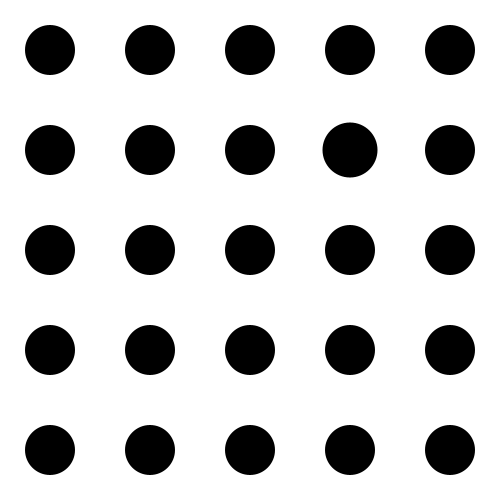
Frame 1 (no input)
Frame 60 (the mouse pressed at the canvas centre just before this capture): identical to frame 1, image omitted
Frame 120 (the mouse held since frame 60 and released just before this capture): identical to frame 1, image omitted

The Processing sketch that drew this single still picture (run headless with seeded random() and noise(); from frame 60 on, the mouse is pressed at the canvas centre):

// Processing sketch: spot_the_difference
// ── spot_the_difference.pde
/*  
 spot_the_difference
 Game Building Blocks for Processing
 (c) 2013 Brad Tober [http://www.bradtober.com]
 Licensed under The MIT License
 */

boolean level1 = true;                                                                             // whether level1 is active or not
boolean level2;                                                                                    // whether level2 is active or not
boolean level3;                                                                                    // whether level3 is active or not
int level1x, level1y, level2x, level2y, level3x, level3y;                                          // row and column coordinates for the different object in each level
int items = 5;                                                                                     // number of rows and columns
int interval;                                                                                      // column width
int shapeDim = 50;                                                                                 // object size

void setup() {
  size(500, 500);
  smooth();
  noStroke();
  interval = width/items;                                                                          // calculate column width
  level1x = floor(random(0, 5));                                                                // choose the random column for the different level1 object
  level1y = floor(random(0, 5));                                                                // choose the random row for the different level1 object
  level2x = floor(random(0, 5));                                                                // choose the random column for the different level2 object
  level2y = floor(random(0, 5));                                                                // choose the random row for the different level2 object
  level3x = floor(random(0, 5));                                                                // choose the random column for the different level3 object
  level3y = floor(random(0, 5));                                                                // choose the random row for the different level3 object
  println("Click on the object that differs from the rest in each level.");
}

void draw() {
  background(255);
  fill(0);
  if (level1) {                                                                                     // if level1 is active
    for (int i = 0; i < items; i++) {
      for (int j = 0; j < items; j++) {
        if (i == level1x && j == level1y) {
          ellipse((i * 100) + interval/2, (j * 100) + interval/2, shapeDim * 1.1, shapeDim * 1.1);  // draw the different object for level1 (slightly larger size)
        } 
        else {
          ellipse((i * 100) + interval/2, (j * 100) + interval/2, shapeDim, shapeDim);              // draw the other level1 objects
        }
      }
    }
    if (mousePressed
      && mouseX > ((level1x * 100) + interval/2) - shapeDim/2
      && mouseX < ((level1x * 100) + interval/2) + shapeDim/2
      && mouseY > ((level1y * 100) + interval/2) - shapeDim/2
      && mouseY < ((level1y * 100) + interval/2) + shapeDim/2) {                                    // if the player clicks on the different object
      println("You found it! Level 1 complete.");
      level1 = false;                                                                               // end level 1
      level2 = true;                                                                                // begin level 2
    }
  } 
  else if (level2) {                                                                                // if level2 is active
    for (int i = 0; i < items; i++) {
      for (int j = 0; j < items; j++) {
        if (i == level2x && j == level2y) {
          fill(0, 0, 223);
          ellipse((i * 100) + interval/2, (j * 100) + interval/2, shapeDim, shapeDim);              // draw the different object for level2 (slightly different fill)
        } 
        else {
          fill(0, 0, 255);
          ellipse((i * 100) + interval/2, (j * 100) + interval/2, shapeDim, shapeDim);              // draw the other level2 objects
        }
      }
    }
    if (mousePressed
      && mouseX > ((level2x * 100) + interval/2) - shapeDim/2
      && mouseX < ((level2x * 100) + interval/2) + shapeDim/2
      && mouseY > ((level2y * 100) + interval/2) - shapeDim/2
      && mouseY < ((level2y * 100) + interval/2) + shapeDim/2) {                                    // if the player clicks on the different object
      println("You found it! Level 2 complete.");
      level2 = false;                                                                               // end level 2
      level3 = true;                                                                                // begin level 3
    }
  } 
  else if (level3) {                                                                                // if level3 is active
    for (int i = 0; i < items; i++) {
      for (int j = 0; j < items; j++) {
        if (i == level3x && j == level3y) {
          strokeWeight(2);
          stroke(32);
          ellipse((i * 100) + interval/2, (j * 100) + interval/2, shapeDim, shapeDim);              // draw the different object for level3 (colored stroke)
        } 
        else {
          noStroke();
          ellipse((i * 100) + interval/2, (j * 100) + interval/2, shapeDim, shapeDim);              // draw the other level3 objects
        }
      }
    }
    if (mousePressed
      && mouseX > ((level3x * 100) + interval/2) - shapeDim/2
      && mouseX < ((level3x * 100) + interval/2) + shapeDim/2
      && mouseY > ((level3y * 100) + interval/2) - shapeDim/2
      && mouseY < ((level3y * 100) + interval/2) + shapeDim/2) {                                    // if the player clicks on the different object
      println("You win!");                                                                          // game over
      level3 = false;
    }
  }
}
